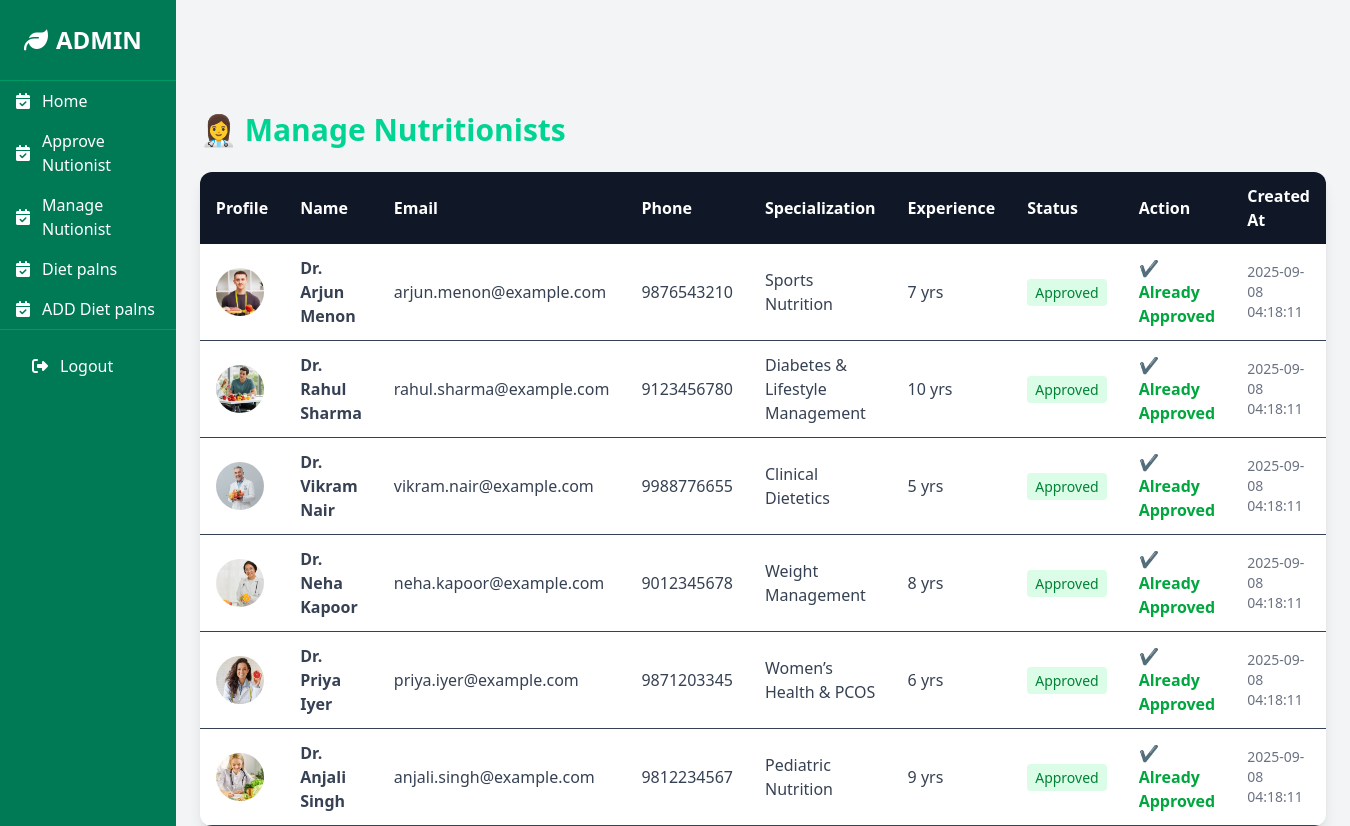
The app's page /admin/nutrionist-approval.php (signed in) with its own data.
### tables this page shows
CREATE TABLE `nutritionists` (
  `id` int NOT NULL,
  `name` varchar(100) NOT NULL,
  `email` varchar(100) NOT NULL,
  `password` varchar(255) NOT NULL,
  `phone` varchar(20) DEFAULT NULL,
  `specialization` varchar(100) DEFAULT NULL,
  `experience` int DEFAULT '0',
  `description` text,
  `image` varchar(255) DEFAULT NULL,
  `status` enum('pending','approved','rejected') DEFAULT 'pending',
  `created_at` timestamp NULL DEFAULT CURRENT_TIMESTAMP
);

### admin/nutrionist-approval.php (the view, shortened to what this page needs)
<?php
include(__DIR__ . '/../config/db_conn.php');
$sql = "SELECT * FROM nutritionists ORDER BY created_at DESC";
$result = $connection->query($sql);
?>
<?php include 'components/head.php'; ?>
<?php include 'components/dashboard-nav.php'; ?>
<main class="bg-gray-100 w-full pt-28 px-6">
  <h2 class="text-3xl font-bold text-emerald-400 mb-6">👩‍⚕️ Manage Nutritionists</h2>
  <?php if ($result->num_rows > 0): ?>
    <div class="overflow-x-auto bg-white rounded-xl shadow-lg">
      <table class="w-full table-auto border-collapse">
        <thead class="bg-gray-900 text-white">
          <tr>
            <th class="px-4 py-3 text-left">Profile</th>
            <th class="px-4 py-3 text-left">Name</th>
            <th class="px-4 py-3 text-left">Email</th>
            <th class="px-4 py-3 text-left">Phone</th>
            <th class="px-4 py-3 text-left">Specialization</th>
            <th class="px-4 py-3 text-left">Experience</th>
            <th class="px-4 py-3 text-left">Status</th>
            <th class="px-4 py-3 text-left">Action</th>
            <th class="px-4 py-3 text-left">Created At</th>
          </tr>
        </thead>
        <tbody class="text-gray-700">
          <?php while($row = $result->fetch_assoc()): ?>
            <tr class="border-b hover:bg-gray-50">
              <td class="px-4 py-3">
                <?php if (!empty($row['image'])): ?>
                  <img src="../nutrionist/<?= htmlspecialchars($row['image']); ?>"
                       alt="<?= htmlspecialchars($row['name']); ?>"
                       class="w-12 h-12 rounded-full object-cover">
                <?php else: ?>
                  <span class="text-gray-400">No Image</span>
                <?php endif; ?>
              </td>
              <td class="px-4 py-3 font-semibold"><?= htmlspecialchars($row['name']); ?></td>
              <td class="px-4 py-3"><?= htmlspecialchars($row['email']); ?></td>
              <td class="px-4 py-3"><?= htmlspecialchars($row['phone']); ?></td>
              <td class="px-4 py-3"><?= htmlspecialchars($row['specialization']); ?></td>
              <td class="px-4 py-3"><?= htmlspecialchars($row['experience']); ?> yrs</td>
              <td class="px-4 py-3">
                <?php if ($row['status'] === 'pending'): ?>
                  <span class="px-2 py-1 text-sm rounded bg-yellow-100 text-yellow-700">Pending</span>
                <?php elseif ($row['status'] === 'approved'): ?>
                  <span class="px-2 py-1 text-sm rounded bg-green-100 text-green-700">Approved</span>
                <?php else: ?>
                  <span class="px-2 py-1 text-sm rounded bg-red-100 text-red-700">Rejected</span>
                <?php endif; ?>
              </td>
              <td class="px-4 py-3">
                <?php if ($row['status'] === 'pending'): ?>
                  <form method="POST" class="flex gap-2">
                    <input type="hidden" name="nutritionist_id" value="<?= $row['id']; ?>">
                    <button type="submit" name="action" value="approve"
                      class="px-3 py-1 rounded bg-green-600 text-white hover:bg-green-700 text-sm">
                      ✅ Approve
                    </button>
                    <button type="submit" name="action" value="reject"
                      class="px-3 py-1 rounded bg-red-600 text-white hover:bg-red-700 text-sm"
                      onclick="return confirm('Are you sure you want to reject this nutritionist?');">
                      ❌ Reject
                    </button>
                  </form>
                <?php elseif ($row['status'] === 'approved'): ?>
                  <span class="text-green-600 font-semibold">✔ Already Approved</span>
                <?php endif; ?>
              </td>
              <td class="px-4 py-3 text-sm text-gray-500"><?= htmlspecialchars($row['created_at']); ?></td>
            </tr>
          <?php endwhile; ?>
        </tbody>
      </table>
    </div>
  <?php else: ?>
    <p class="text-gray-500">No nutritionists registered yet.</p>
  <?php endif; ?>
</main>

### records on screen
nutritionists: image (picture), name "Dr. Arjun Menon", email "arjun.menon@example.com", phone "9876543210", specialization "Sports Nutrition", experience "7", status "Approved", created_at "2025-09-08 04:18:11"
nutritionists: image (picture), name "Dr. Rahul Sharma", email "rahul.sharma@example.com", phone "9123456780", specialization "Diabetes & Lifestyle Management", experience "10", status "Approved", created_at "2025-09-08 04:18:11"
nutritionists: image (picture), name "Dr. Vikram Nair", email "vikram.nair@example.com", phone "9988776655", specialization "Clinical Dietetics", experience "5", status "Approved", created_at "2025-09-08 04:18:11"
nutritionists: image (picture), name "Dr. Neha Kapoor", email "neha.kapoor@example.com", phone "9012345678", specialization "Weight Management", experience "8", status "Approved", created_at "2025-09-08 04:18:11"
nutritionists: image (picture), name "Dr. Priya Iyer", email "priya.iyer@example.com", phone "9871203345", specialization "Women’s Health & PCOS", experience "6", status "Approved", created_at "2025-09-08 04:18:11"
nutritionists: image (picture), name "Dr. Anjali Singh", email "anjali.singh@example.com", phone "9812234567", specialization "Pediatric Nutrition", experience "9", status "Approved", created_at "2025-09-08 04:18:11"
